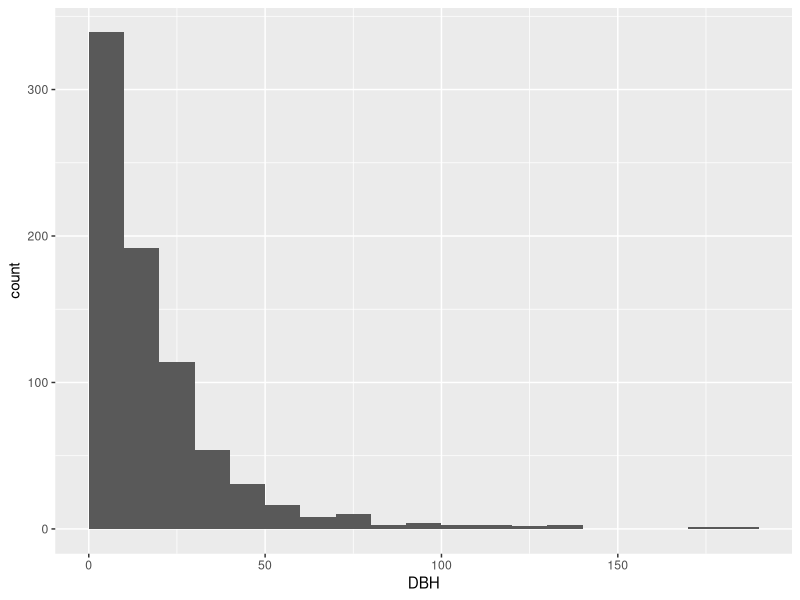
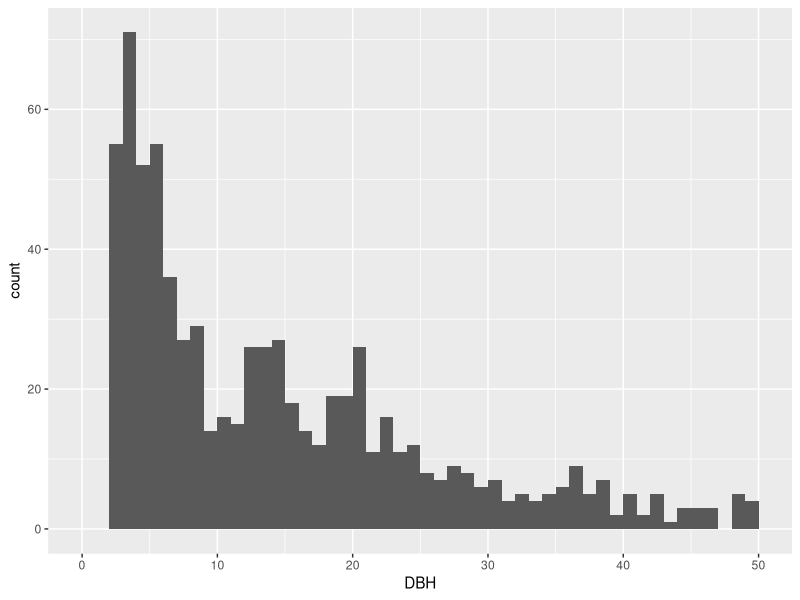
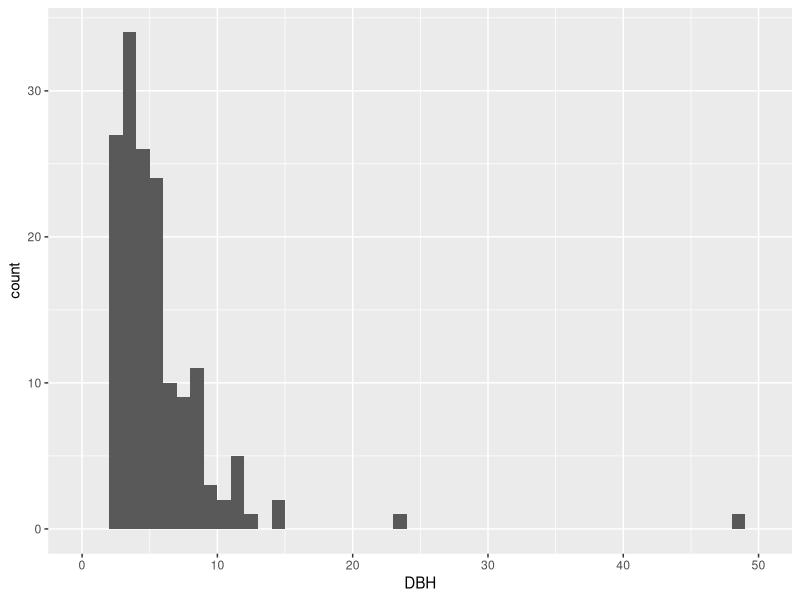

Recreate these plots in R, in order.
# 6/23/2025
# Aaron Tayal
# Preliminary code for analysing the tree survey data for 2025 EAB Michigan 
# Project. Here are some goals:
# 1. See if the counts of ash trees that were done in 2025 match up to the data
# collected in 2024

library(dplyr)
library(ggplot2)

dat_2025 <- read.csv("Raw_data/PRELIM_EAB_Michigan_2025_trees.csv")
dat_2025$DBH <- dat_2025$diameter_at_137_cm_in_cm
summary(dat_2025$DBH)

# Look at the distribution of tree diameters:
ggplot(data=dat_2025, aes(x=DBH)) + geom_histogram(breaks=seq(0,190,10))

# Look at the distribution of tree diameters (specifically smaller diameter range)
ggplot(data=dat_2025, aes(x=DBH)) + geom_histogram(breaks=seq(0,50,1))

# Make species and living/dead a factor:
dat_2025$species <- as.factor(dat_2025$species)
table(dat_2025$species)
dat_2025$living_or_dead <- as.factor(dat_2025$living_or_dead)
table(dat_2025$living_or_dead)

# Investigate the counts of ash trees: #########################################

# Make a subset of just the ash trees:
ash <- dat_2025 %>% filter(species == "Fraxinus section Melioides" | 
                            species == "Fraxinus sp." | 
                            species == "FRNI"| species == "FRPE")

ggplot(data=ash, aes(x=DBH)) + geom_histogram(breaks=seq(0,50,1))

# Make a subset of just small ash trees < 10 cm DBH:
ash_small_trees <- ash %>% filter(diameter_at_137_cm_in_cm >= 2.5) %>%
  filter(diameter_at_137_cm_in_cm < 10)

# Summarize by plot and separate into living and dead:
ash_small_trees_by_plot <- ash_small_trees %>% group_by(center_tree_number) %>%
  summarise(number_small_trees_2025 = n(),
            basal_area_small_trees_in_m_squared_2025 = 
              sum(pi * (DBH / 2) ^ 2) / 10000,
            number_living_small_trees_2025 = sum(living_or_dead == "living"),
            basal_area_living_small_trees_in_m_squared_2025 = 
              sum(pi * ((ifelse(living_or_dead == "living", 
                                diameter_at_137_cm_in_cm, 0)) / 2) ^ 2) / 10000,
            
            number_healthy_small_trees_2025 = sum(canopy_condition_if_ash == 1, na.rm = TRUE),
            number_declining_small_trees_2025 = sum(canopy_condition_if_ash %in% c(2,3,4), na.rm = TRUE),
            number_dead_small_trees_2025 = sum(canopy_condition_if_ash == 5, na.rm = TRUE)
  )

# Make a subset of just big ash trees < 10 cm DBH:
ash_big_trees <- ash %>% filter(diameter_at_137_cm_in_cm > 10)

# Summarize by plot and separate into living and dead:
ash_big_trees_by_plot <- ash_big_trees %>% group_by(center_tree_number) %>%
  summarise(number_big_trees_2025 = n(),
            basal_area_big_trees_in_m_squared_2025 = 
              sum(pi * (DBH / 2) ^ 2) / 10000,
            number_living_big_trees_2025 = sum(living_or_dead == "living"),
            basal_area_living_big_trees_in_m_squared_2025 = 
              sum(pi * ((ifelse(living_or_dead == "living", 
                                diameter_at_137_cm_in_cm, 0)) / 2) ^ 2) / 10000,
            
            number_healthy_big_trees_2025 = sum(canopy_condition_if_ash == 1, na.rm = TRUE),
            number_declining_big_trees_2025 = sum(canopy_condition_if_ash %in% c(2,3,4), na.rm = TRUE),
            number_dead_big_trees_2025 = sum(canopy_condition_if_ash == 5, na.rm = TRUE)
  )

# I am trying to compare the stem counts and basal areas of ash between 2024 and
# 2025 to see if there are any major changes. Preliminary comparison suggests 
# that the counts are extremely similar. However, some of the basal areas differ.
# This could reflect growth of ash trees into the size class, growth within
# the size class, death and falling over of trees, and missing a few trees
# during surveying. But the data generally matches up. Another thing I could do
# is look at histograms.

# Investigate the stem counts of different tree genera: ########################

# Big trees >=12.5 cm ##########################################################

# Subset the data to just the trees bigger than 12.5 cm DBH, which are
# living: (Note: I assume the 2005 data was just recorded for living trees,
# but I need to check up on this)
dat_2025_living_big_trees <- dat_2025 %>% filter(DBH >= 12.5) %>% 
  filter(living_or_dead == "living")

table(dat_2025_living_big_trees$species)

living_big_trees_2025_by_plot <- dat_2025_living_big_trees %>% group_by(center_tree_number) %>% 
  summarise(num_trees = n(),
            living_BA = sum(3.141592654 * ( (DBH / 200) ^ 2 ), na.rm = T),
            Acer = sum(grepl("Acer", species, fixed = TRUE) | species == "asac"),
            Betula = sum(grepl("Betula", species, fixed = TRUE)),
            Carpinus = sum(grepl("Carpinus", species, fixed = TRUE)),
            Carya = sum(grepl("Carya", species, fixed = TRUE)),
            Fagus = sum(grepl("Fagus", species, fixed = TRUE)),
            Fraxinus = sum(species == "FRAM" | species == "FRNI" |
                             species == "FRPE" | grepl("Fraxinus", species, fixed = TRUE)),
            Larix = sum(grepl("Larix", species, fixed = TRUE)),
            Ostraya = sum(grepl("Ostraya", species, fixed = TRUE)),
            Populus = sum(grepl("Populus", species, fixed = TRUE)),
            Prunus = sum(grepl("Prunus", species, fixed = TRUE)),
            Quercus = sum(grepl("Quercus", species, fixed = TRUE)),
            Rhamnus = sum(grepl("Rhamnus", species, fixed = TRUE)),
            Tilia = sum(grepl("Tilia", species, fixed = TRUE)),
            Ulmus = sum(grepl("Ulmus", species, fixed = TRUE)),
            Unknown = sum(grepl("Unknown", species, fixed = TRUE)))

tree_genera_2025 <- c("Acer", "Betula", "Carpinus", "Carya", "Fagus", "Fraxinus",
                      "Larix","Ostraya","Populus","Prunus","Quercus","Rhamnus",
                      "Tilia","Ulmus","Unknown")

living_big_trees_2025_by_plot$row_sums_test <- rowSums(living_big_trees_2025_by_plot[,tree_genera_2025])
living_big_trees_2025_by_plot$num_trees - living_big_trees_2025_by_plot$row_sums_test










